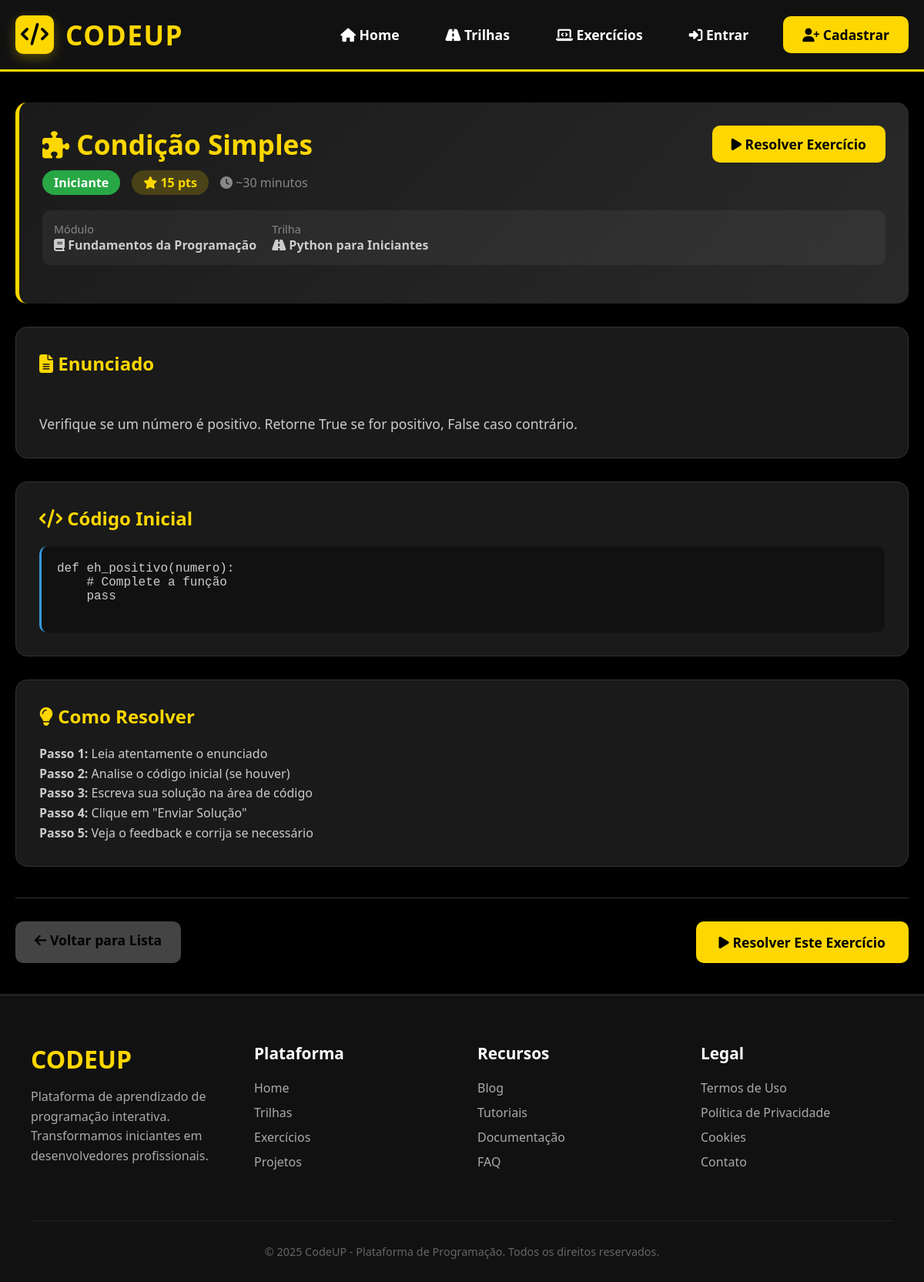
The page /exercicios/4/ on the database its author committed.
### exercicios/models.py (models this page shows, shortened)
class Exercicio(models.Model):
    modulo = models.ForeignKey('trilhas.Modulo', on_delete=models.CASCADE, related_name='exercicios')
    titulo = models.CharField(max_length=200)
    enunciado = models.TextField()
    codigo_inicial = models.TextField(blank=True)
    resposta_correta = models.TextField()
    pontos = models.IntegerField(default=10)
    dificuldade = models.CharField(max_length=20, choices=[
        ('facil', 'Fácil'),
        ('medio', 'Médio'),
        ('dificil', 'Difícil'),
    ])

### trilhas/models.py (models this page shows, shortened)
class Modulo(models.Model):
    trilha = models.ForeignKey(Trilha, on_delete=models.CASCADE, related_name='modulos')
    titulo = models.CharField(max_length=200)
    descricao = models.TextField()
    conteudo = models.TextField(blank=True)  # Conteúdo em Markdown/HTML
    video_url = models.URLField(blank=True)
    ordem = models.IntegerField(default=0)
    duracao = models.IntegerField(default=0)  # Em minutos
    concluido = models.BooleanField(default=False)
    class Meta:
        ordering = ['ordem']
        verbose_name = 'Módulo'
        verbose_name_plural = 'Módulos'

class Trilha(models.Model):
    DIFICULDADE_CHOICES = [
        ('iniciante', 'Iniciante'),
        ('intermediario', 'Intermediário'),
        ('avancado', 'Avançado'),
    ]
    titulo = models.CharField(max_length=200)
    descricao = models.TextField()
    icone = models.CharField(max_length=50, default='book')
    cor = models.CharField(max_length=7, default='#FFD700')  # Cor em hex
    dificuldade = models.CharField(max_length=20, choices=DIFICULDADE_CHOICES, default='iniciante')
    tempo_estimado = models.IntegerField(default=0)  # Em horas
    pontos_recompensa = models.IntegerField(default=100)
    ativo = models.BooleanField(default=True)
    ordem = models.IntegerField(default=0)
    data_criacao = models.DateTimeField(auto_now_add=True)
    class Meta:
        ordering = ['ordem', 'data_criacao']
        verbose_name = 'Trilha'
        verbose_name_plural = 'Trilhas'

### exercicios/views.py (the view)
# urls.py: path('<int:exercicio_id>/', views.detalhe, name='detalhe'),
def detalhe(request, exercicio_id):
    exercicio = get_object_or_404(Exercicio, id=exercicio_id)
    if TRILHA_EXISTS:
        exercicio = get_object_or_404(
            Exercicio.objects.select_related('modulo__trilha'),
            id=exercicio_id
        )
    resolvido = False
    if request.user.is_authenticated:
        resolvido = RespostaAluno.objects.filter(
            aluno=request.user,
            exercicio=exercicio,
            status='correto'
        ).exists()
    context = {
        'exercicio': exercicio,
        'resolvido': resolvido,
    }
    return render(request, 'exercicios/detalhe.html', context)

### codeup/context_processors.py (called while the page is built)
def site_info(request):
    from django.conf import settings
    return {
        'SITE_NAME': getattr(settings, 'SITE_NAME', 'CodeUP'),
        'SITE_DESCRIPTION': getattr(settings, 'SITE_DESCRIPTION', 'Plataforma de aprendizado'),
        'SITE_VERSION': getattr(settings, 'SITE_VERSION', '1.0.0'),
        'SITE_URL': getattr(settings, 'SITE_URL', 'http://localhost:8000'),
        'DEBUG': settings.DEBUG,
    }

### exercicios/templates/exercicios/detalhe.html (shortened to what this page needs)
{% extends 'base.html' %}
{% block content %}
<div class="container">
    <div style="background: linear-gradient(135deg, #1a1a1a 0%, #2a2a2a 100%); border-radius: 15px; padding: 30px; margin-bottom: 30px; border-left: 5px solid #FFD700;">
        <div style="display: flex; justify-content: space-between; align-items: start; margin-bottom: 20px;">
            <div>
                <h1 style="color: #FFD700; margin-bottom: 10px; font-size: 2.2rem;">
                    <i class="fas fa-puzzle-piece"></i> {{ exercicio.titulo }}
                </h1>
                <div style="display: flex; gap: 15px; align-items: center;">
                    <span style="background: {% if exercicio.dificuldade == 'iniciante' %}#28a745{% elif exercicio.dificuldade == 'basico' %}#ffc107{% elif exercicio.dificuldade == 'intermediario' %}#fd7e14{% elif exercicio.dificuldade == 'avancado' %}#dc3545{% else %}#6f42c1{% endif %};
                              color: {% if exercicio.dificuldade == 'basico' %}black{% else %}white{% endif %};
                              padding: 5px 15px; border-radius: 20px; font-weight: bold;">
                        {{ exercicio.dificuldade|title }}
                    </span>
                    <span style="background: rgba(255, 215, 0, 0.2); color: #FFD700; padding: 5px 15px; border-radius: 20px; font-weight: bold;">
                        <i class="fas fa-star"></i> {{ exercicio.pontos }} pts
                    </span>
                    <span style="color: #888888;">
                        <i class="fas fa-clock"></i> ~30 minutos
                    </span>
                </div>
            </div>
            <a href="{% url 'exercicios_resolver' exercicio.id %}" class="btn" style="font-size: 1.1rem;">
                <i class="fas fa-play"></i> Resolver Exercício
            </a>
        </div>
        <div style="background: rgba(255, 255, 255, 0.05); padding: 15px; border-radius: 10px; margin-bottom: 20px;">
            <div style="display: flex; gap: 20px;">
                <div>
                    <div style="color: #888888; font-size: 0.9rem;">Módulo</div>
                    <div style="color: #cccccc; font-weight: bold;">
                        <i class="fas fa-book"></i> {{ exercicio.modulo.titulo }}
                    </div>
                </div>
                <div>
                    <div style="color: #888888; font-size: 0.9rem;">Trilha</div>
                    <div style="color: #cccccc; font-weight: bold;">
                        <i class="fas fa-road"></i> {{ exercicio.modulo.trilha.titulo }}
                    </div>
                </div>
            </div>
        </div>
    </div>
    <div style="display: grid; grid-template-columns: 1fr; gap: 30px;">
        <div style="background: #1a1a1a; border-radius: 15px; padding: 30px; border: 1px solid #333333;">
            <h2 style="color: #FFD700; margin-bottom: 20px; font-size: 1.5rem;">
                <i class="fas fa-file-alt"></i> Enunciado
            </h2>
            <div style="color: #cccccc; line-height: 1.6; font-size: 1.1rem; white-space: pre-line;">
                {{ exercicio.enunciado }}
            </div>
        </div>
        {% if exercicio.codigo_inicial %}
        <div style="background: #1a1a1a; border-radius: 15px; padding: 30px; border: 1px solid #333333;">
            <h2 style="color: #FFD700; margin-bottom: 20px; font-size: 1.5rem;">
                <i class="fas fa-code"></i> Código Inicial
            </h2>
            <pre style="background: #111111; padding: 20px; border-radius: 10px; border-left: 3px solid #3498db; color: #cccccc; font-family: 'Courier New', monospace; white-space: pre-wrap; overflow-x: auto;">
{{ exercicio.codigo_inicial }}
            </pre>
        </div>
        {% endif %}
        <div style="background: #1a1a1a; border-radius: 15px; padding: 30px; border: 1px solid #333333;">
            <h2 style="color: #FFD700; margin-bottom: 20px; font-size: 1.5rem;">
                <i class="fas fa-lightbulb"></i> Como Resolver
            </h2>
            <div style="color: #cccccc; line-height: 1.6;">
                <p><strong>Passo 1:</strong> Leia atentamente o enunciado</p>
                <p><strong>Passo 2:</strong> Analise o código inicial (se houver)</p>
                <p><strong>Passo 3:</strong> Escreva sua solução na área de código</p>
                <p><strong>Passo 4:</strong> Clique em "Enviar Solução"</p>
                <p><strong>Passo 5:</strong> Veja o feedback e corrija se necessário</p>
            </div>
        </div>
    </div>
    <div style="display: flex; justify-content: space-between; margin-top: 40px; padding-top: 30px; border-top: 1px solid #333333;">
        <a href="{% url 'exercicios_lista' %}" class="btn" style="background: #444444;">
            <i class="fas fa-arrow-left"></i> Voltar para Lista
        </a>
        <a href="{% url 'exercicios_resolver' exercicio.id %}" class="btn" style="font-size: 1.1rem; padding: 15px 30px;">
            <i class="fas fa-play"></i> Resolver Este Exercício
        </a>
    </div>
</div>
{% endblock %}

### templates/base.html (style rules this page uses)
* { margin: 0; padding: 0; box-sizing: border-box; font-family: 'Segoe UI', Tahoma, Geneva, Verdana, sans-serif; }
body { background-color: #000000; color: #f0f0f0; min-height: 100vh; }
.container { max-width: 1200px; margin: 0 auto; padding: 0 20px; }
.btn { display: inline-block; padding: 12px 25px; background-color: #FFD700; color: #000000; text-decoration: none; border-radius: 10px; font-weight: bold; font-size: 1.1rem; transition: all 0.3s; border: none; cursor: pointer; }

### rows shown on the page
Exercicio: titulo "Condição Simples", dificuldade "Iniciante", pontos "15", modulo.titulo "Fundamentos da Programação", modulo.trilha.titulo "Python para Iniciantes", enunciado "Verifique se um número é positivo. Retorne True se for positivo, False caso contrário.", codigo_inicial "def eh_positivo(numero): # Complete a função pass"
